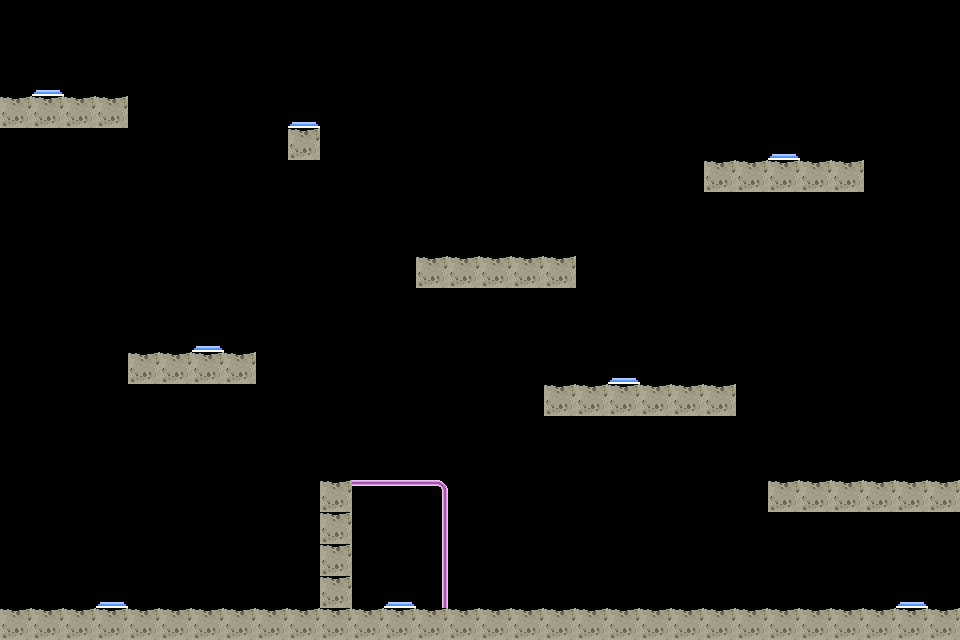

This game map was drawn from its Tiled (.tmx) file and the tilesets committed beside it. A one-line description and the trimmed map source follow:
An orthogonal 30x20 tile map with 32x32 px tiles, 1 tile layer (tiles) and 19 objects.

<map version="1.0" orientation="orthogonal" renderorder="right-down" width="30" height="20" tilewidth="32" tileheight="32" nextobjectid="29">
 <tileset firstgid="1" name="tileset_gutter" tilewidth="32" tileheight="32" tilecount="7" columns="7">
  <image source="tileset/mapTileSet3.png" width="224" height="32" />
 </tileset>
 <layer name="tiles" width="30" height="20">
  <data>[600 cells, 79 non-empty, 5 distinct tile ids]</data>
 </layer>
 <objectgroup name="ground">
  <object id="1" x="0" y="608" width="960" height="32" />
  <object id="3" x="288.674" y="128.041" width="30.8462" height="31.4282" />
  <object id="4" x="1.76382" y="96.5694" width="125.672" height="31.3079" />
  <object id="5" x="128.526" y="352.033" width="126.91" height="31.5253" />
  <object id="6" x="319.779" y="480.221" width="31.7023" height="127.912" />
  <object id="7" x="416.185" y="256.247" width="159.938" height="31.814" />
  <object id="8" x="704.472" y="160.747" width="159.373" height="31.2564" />
  <object id="9" x="543.83" y="383.465" width="191.94" height="32.4055" />
  <object id="10" x="768.522" y="479.773" width="190.655" height="32.8207" />
 </objectgroup>
 <objectgroup name="dome">
  <object id="13" x="351.559" y="480.193" width="96.0988" height="5.72375" />
  <object id="15" x="441.633" y="486.519" width="5.72375" height="121.103" />
 </objectgroup>
 <objectgroup name="spawn">
  <object id="21" x="609.423" y="323.883" width="26.9223" height="26.1065" />
  <object id="22" x="769.231" y="98.2861" width="26.8053" height="26.3992" />
  <object id="23" x="900.129" y="548.65" width="20.3601" height="23.5748" />
  <object id="24" x="390.056" y="550.793" width="21.4316" height="24.6464" />
  <object id="25" x="99.6571" y="549.721" width="22.5032" height="25.718" />
  <object id="26" x="292.542" y="67.5096" width="22.5032" height="22.5032" />
  <object id="27" x="35.3622" y="37.5054" width="22.5032" height="20.3601" />
  <object id="28" x="196.099" y="291.47" width="20.3601" height="23.5748" />
 </objectgroup>
</map>
